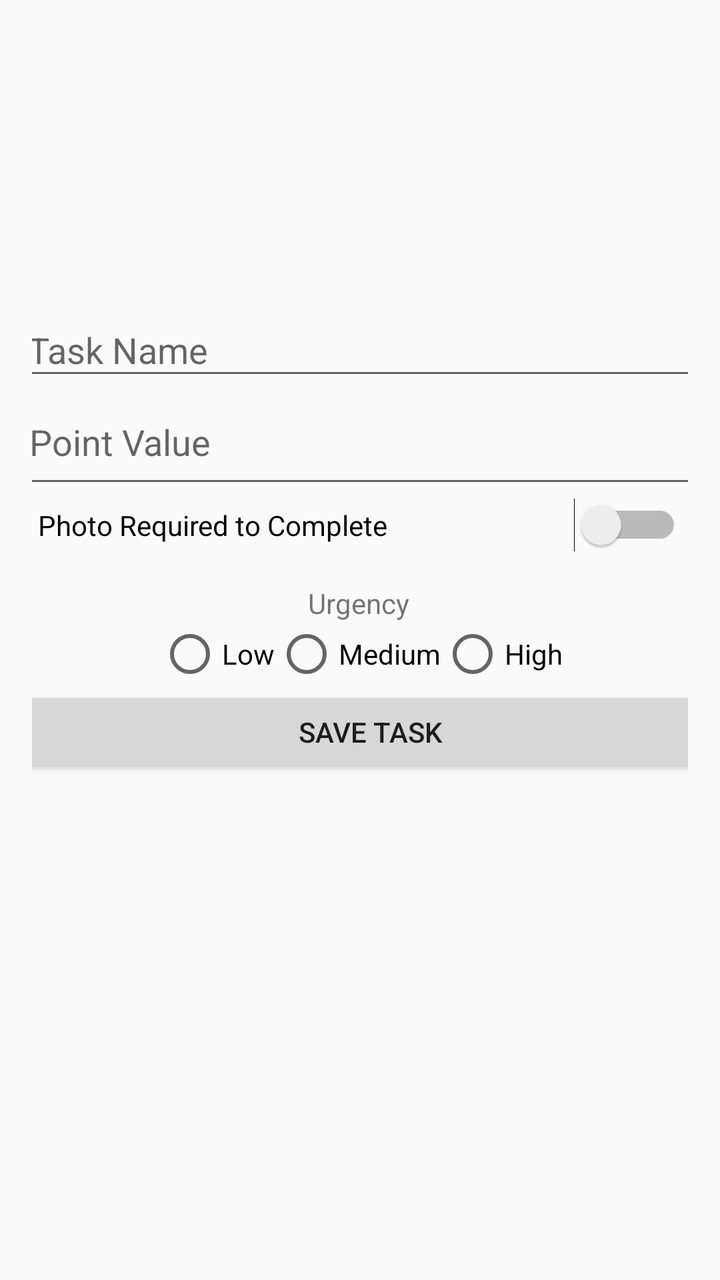
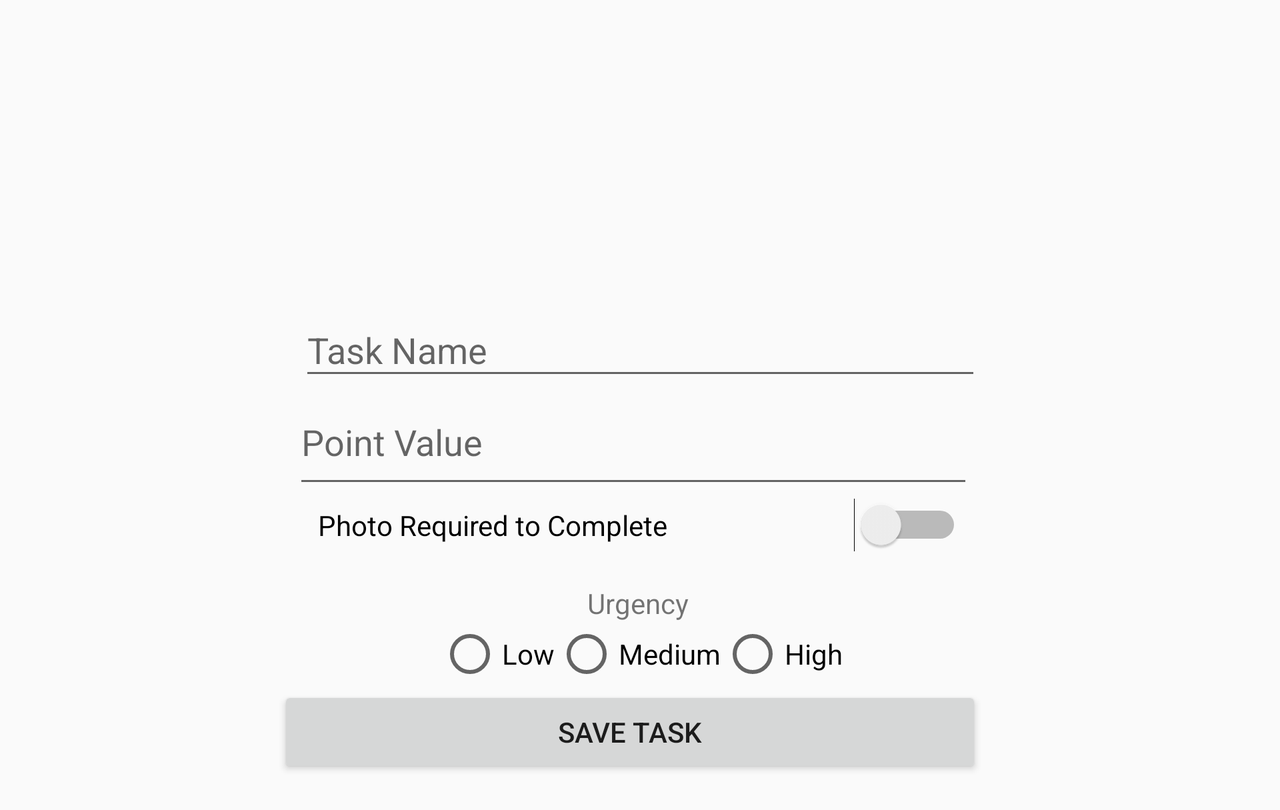

Two renders of one Android screen. The first uses the default layout on a phone; the second uses the alternative layout the repository ships for a different screen configuration, on a matching device. The two XML files are below.
<!-- AndroidManifest.xml: application theme Theme.AppCompat.Light.DarkActionBar -->
<!-- res/layout/activity_add_task.xml -->
<?xml version="1.0" encoding="utf-8"?>

<ScrollView xmlns:android="http://schemas.android.com/apk/res/android"
    xmlns:app="http://schemas.android.com/apk/res-auto"
    xmlns:tools="http://schemas.android.com/tools"
    android:layout_width="match_parent"
    android:layout_height="match_parent">

    <androidx.constraintlayout.widget.ConstraintLayout

        android:id="@+id/linearLayout2"
        android:layout_width="match_parent"
        android:layout_height="wrap_content"
        android:orientation="vertical"
        android:padding="16dp">
        

        <ImageView
            android:id="@+id/imageView2"
            android:layout_width="122dp"
            android:layout_height="113dp"
            android:paddingBottom="32dp"
            android:src="@drawable/app_logo"
            app:layout_constraintEnd_toEndOf="parent"
            app:layout_constraintStart_toStartOf="parent"
            app:layout_constraintTop_toTopOf="parent" />

        <EditText
            android:id="@+id/task_name"
            android:layout_width="341dp"
            android:layout_height="38dp"
            android:layout_marginTop="28dp"
            android:hint="@string/task_name"
            android:paddingBottom="8dp"
            app:layout_constraintEnd_toEndOf="parent"
            app:layout_constraintStart_toStartOf="parent"
            app:layout_constraintTop_toBottomOf="@+id/imageView2" />

        <EditText
            android:id="@+id/task_points"
            android:layout_width="340dp"
            android:layout_height="46dp"
            android:layout_marginTop="8dp"
            android:hint="@string/point_value"
            android:inputType="number"
            android:paddingBottom="16dp"
            app:layout_constraintEnd_toEndOf="parent"
            app:layout_constraintHorizontal_bias="0.487"
            app:layout_constraintStart_toStartOf="parent"
            app:layout_constraintTop_toBottomOf="@+id/task_name" />

        <Switch
            android:id="@+id/photo_required"
            android:layout_width="322dp"
            android:layout_height="23dp"
            android:text="@string/photo_required_to_complete"
            app:layout_constraintEnd_toEndOf="parent"
            app:layout_constraintStart_toStartOf="parent"
            app:layout_constraintTop_toBottomOf="@+id/task_points"
            app:layout_constraintVertical_bias="0.025" />

        <TextView
            android:id="@+id/Urgency"
            android:layout_width="wrap_content"
            android:layout_height="wrap_content"
            android:layout_marginTop="16dp"
            android:text="@string/Urgency"
            app:layout_constraintEnd_toEndOf="parent"
            app:layout_constraintHorizontal_bias="0.498"
            app:layout_constraintStart_toStartOf="parent"
            app:layout_constraintTop_toBottomOf="@+id/photo_required" />

        
        <RadioGroup
            android:id="@+id/urgency_radio_group"
            android:layout_width="wrap_content"
            android:layout_height="wrap_content"
            android:orientation="horizontal"
            app:layout_constraintEnd_toEndOf="parent"
            app:layout_constraintStart_toStartOf="parent"
            app:layout_constraintTop_toBottomOf="@+id/Urgency">

            <RadioButton
                android:id="@+id/urgency_low"
                android:layout_width="wrap_content"
                android:layout_height="wrap_content"
                android:text="@string/Low" />

            <RadioButton
                android:id="@+id/urgency_medium"
                android:layout_width="wrap_content"
                android:layout_height="wrap_content"
                android:text="@string/Medium" />

            <RadioButton
                android:id="@+id/urgency_high"
                android:layout_width="wrap_content"
                android:layout_height="wrap_content"
                android:text="@string/High" />
        </RadioGroup>

        <View
            android:layout_width="0dp"
            android:layout_height="0dp"
            app:layout_constraintTop_toBottomOf="@+id/urgency_radio_group"
            app:layout_constraintBottom_toTopOf="@+id/save_task_button"
            app:layout_constraintStart_toStartOf="parent"
            app:layout_constraintEnd_toEndOf="parent" />

        
        <Button
            android:id="@+id/save_task_button"
            android:layout_width="352dp"
            android:layout_height="46dp"
            android:text="@string/save_task"
            app:layout_constraintBottom_toBottomOf="parent"
            app:layout_constraintEnd_toEndOf="parent"
            app:layout_constraintHorizontal_bias="0.296"
            app:layout_constraintStart_toStartOf="parent" />

    </androidx.constraintlayout.widget.ConstraintLayout>
</ScrollView>
<!-- resources referenced by this layout -->
<resources>
  <string name="High">High</string>
  <string name="Low">Low</string>
  <string name="Medium">Medium</string>
  <string name="Urgency">Urgency</string>
  <string name="photo_required_to_complete">Photo Required to Complete</string>
  <string name="point_value">Point Value</string>
  <string name="save_task">Save Task</string>
  <string name="task_name">Task Name</string>
</resources>
<!-- res/layout-land/activity_add_task.xml (the repository's variant of the layout above) -->
<!-- drawn on the phone turned sideways -->
<ScrollView xmlns:android="http://schemas.android.com/apk/res/android"
    xmlns:app="http://schemas.android.com/apk/res-auto"
    xmlns:tools="http://schemas.android.com/tools"
    android:layout_width="match_parent"
    android:layout_height="match_parent">

    <androidx.constraintlayout.widget.ConstraintLayout
        android:id="@+id/linearLayout2"
        android:layout_width="match_parent"
        android:layout_height="wrap_content"
        android:orientation="vertical"
        android:padding="16dp">

        <ImageView
            android:id="@+id/imageView2"
            android:layout_width="122dp"
            android:layout_height="113dp"
            android:paddingBottom="32dp"
            android:src="@drawable/app_logo"
            app:layout_constraintEnd_toEndOf="parent"
            app:layout_constraintStart_toStartOf="parent"
            app:layout_constraintTop_toTopOf="parent" />

        <EditText
            android:id="@+id/task_name"
            android:layout_width="341dp"
            android:layout_height="38dp"
            android:layout_marginTop="28dp"
            android:hint="@string/task_name"
            android:paddingBottom="8dp"
            app:layout_constraintEnd_toEndOf="parent"
            app:layout_constraintStart_toStartOf="parent"
            app:layout_constraintTop_toBottomOf="@+id/imageView2" />

        <EditText
            android:id="@+id/task_points"
            android:layout_width="340dp"
            android:layout_height="46dp"
            android:layout_marginTop="8dp"
            android:hint="@string/point_value"
            android:inputType="number"
            android:paddingBottom="16dp"
            app:layout_constraintEnd_toEndOf="parent"
            app:layout_constraintHorizontal_bias="0.487"
            app:layout_constraintStart_toStartOf="parent"
            app:layout_constraintTop_toBottomOf="@+id/task_name" />

        <Switch
            android:id="@+id/photo_required"
            android:layout_width="322dp"
            android:layout_height="23dp"
            android:text="@string/photo_required_to_complete"
            app:layout_constraintEnd_toEndOf="parent"
            app:layout_constraintStart_toStartOf="parent"
            app:layout_constraintTop_toBottomOf="@+id/task_points"
            app:layout_constraintVertical_bias="0.025" />

        <TextView
            android:id="@+id/Urgency"
            android:layout_width="wrap_content"
            android:layout_height="wrap_content"
            android:layout_marginTop="16dp"
            android:text="@string/Urgency"
            app:layout_constraintEnd_toEndOf="parent"
            app:layout_constraintHorizontal_bias="0.498"
            app:layout_constraintStart_toStartOf="parent"
            app:layout_constraintTop_toBottomOf="@+id/photo_required" />

        
        <RadioGroup
            android:id="@+id/urgency_radio_group"
            android:layout_width="wrap_content"
            android:layout_height="wrap_content"
            android:orientation="horizontal"
            app:layout_constraintEnd_toEndOf="parent"
            app:layout_constraintStart_toStartOf="parent"
            app:layout_constraintTop_toBottomOf="@+id/Urgency">

            <RadioButton
                android:id="@+id/urgency_low"
                android:layout_width="wrap_content"
                android:layout_height="wrap_content"
                android:text="@string/Low" />

            <RadioButton
                android:id="@+id/urgency_medium"
                android:layout_width="wrap_content"
                android:layout_height="wrap_content"
                android:text="@string/Medium" />

            <RadioButton
                android:id="@+id/urgency_high"
                android:layout_width="wrap_content"
                android:layout_height="wrap_content"
                android:text="@string/High" />
        </RadioGroup>

        <Button
            android:id="@+id/save_task_button"
            android:layout_width="352dp"
            android:layout_height="46dp"
            android:text="@string/save_task"
            app:layout_constraintBottom_toBottomOf="parent"
            app:layout_constraintEnd_toEndOf="parent"
            app:layout_constraintHorizontal_bias="0.481"
            app:layout_constraintStart_toStartOf="parent"
            app:layout_constraintTop_toBottomOf="@+id/urgency_radio_group"
            app:layout_constraintVertical_bias="0.96" />

    </androidx.constraintlayout.widget.ConstraintLayout>
</ScrollView>
